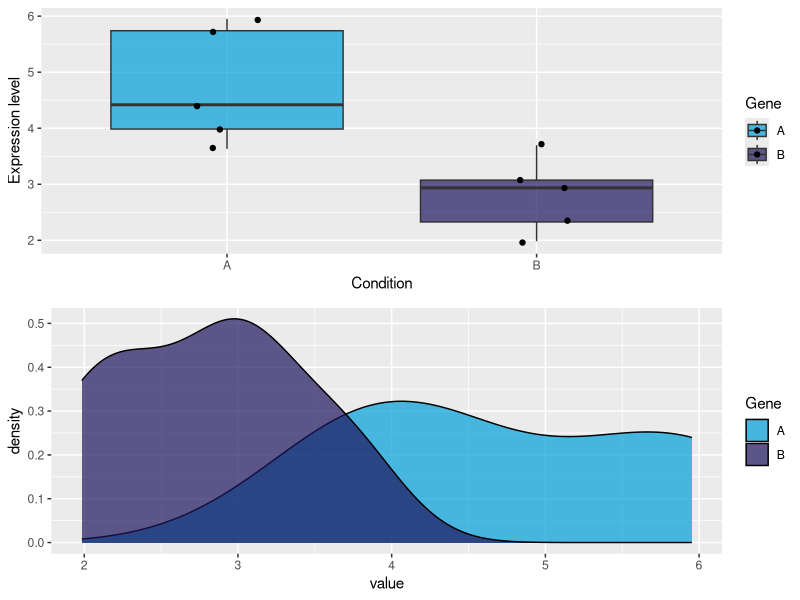
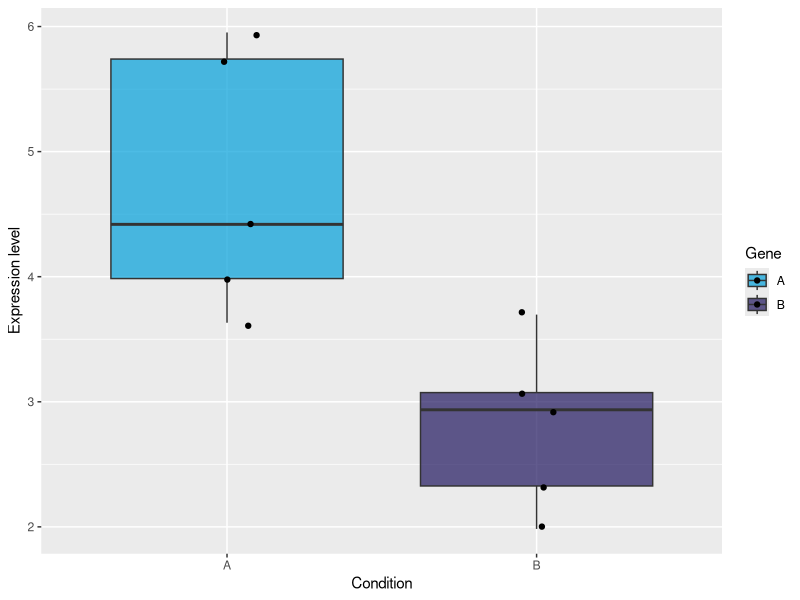
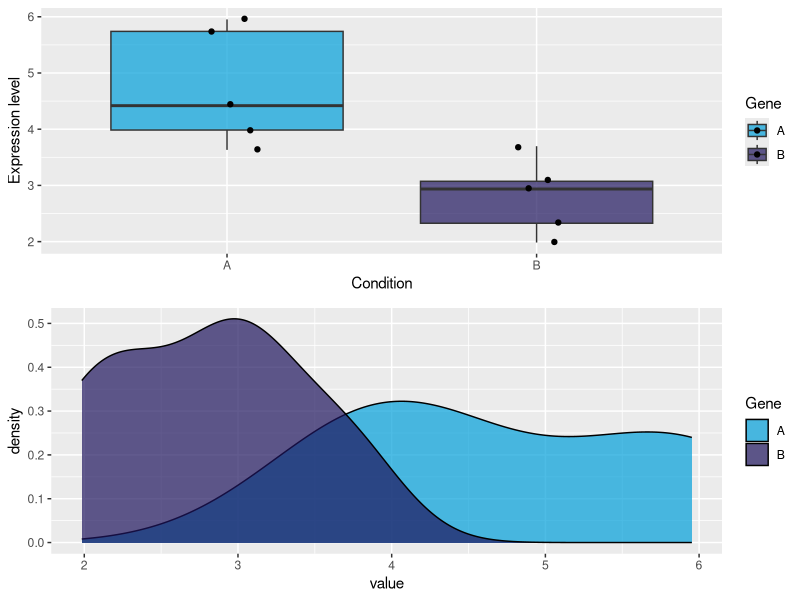

The R source for these figures, in order:
library(ggplot2)
library(dplyr)
library(gridExtra)

A <- rnorm(5,mean = 5, sd = 1)
B <- rnorm(5, mean=3, sd=1)
my_pal <- c(rgb(0,159,218,maxColorValue = 255),
            rgb(31,20,93,maxColorValue = 255))
            
p1 <- data.frame(A,B) %>% 
  tidyr::gather() %>% 
  ggplot(aes(x=key,y=value,fill=key)) + geom_boxplot(alpha=0.7) + geom_jitter(width=0.1) + scale_fill_manual(name="Gene",values=my_pal) + xlab("Condition") + ylab("Expression level")
ggsave(p1, file="media/de_boxplot.png")
p2 <- data.frame(A,B) %>% 
  tidyr::gather() %>% 
  ggplot(aes(x=value,fill=key)) + geom_density(alpha=0.7) + scale_fill_manual(name="Gene",values=my_pal)
grid.arrange(p1,p2)

ggsave(grid.arrange(p1,p2), file="media/de_explained.png")
